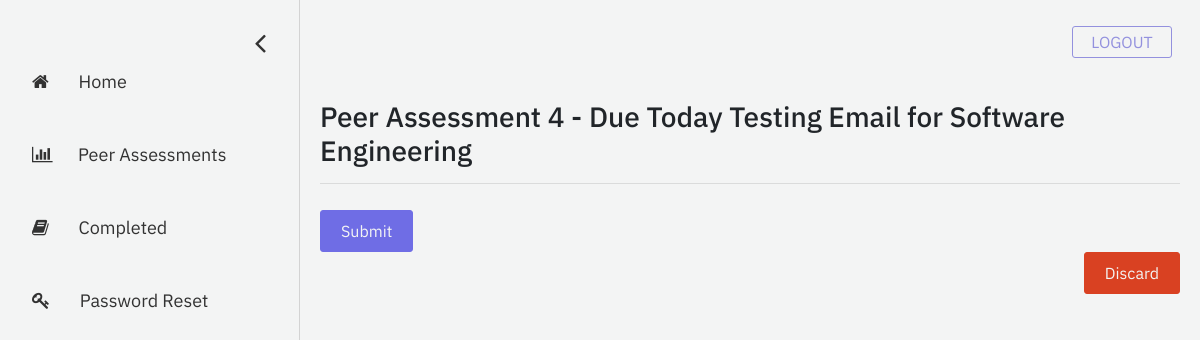
The page /student/answer-assessment/11/ on the database as committed earlier.
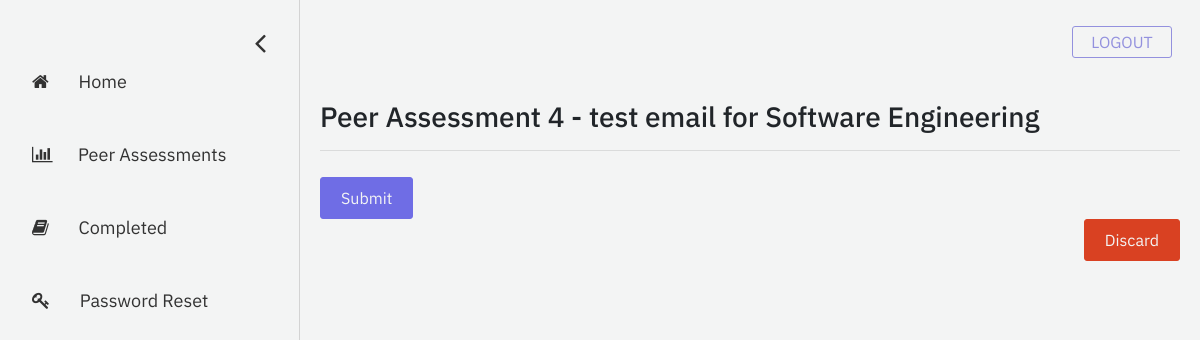
The same page on the database as committed later.
### assessment/models.py (models this page shows, shortened)
class Assessment(models.Model):
    name = models.CharField("assessment name", max_length=255)
    description = models.TextField("description", max_length=512, blank=True)
    date_created = models.DateTimeField("date created", auto_now_add=True)
    start_date = models.DateField("start date")
    end_date = models.DateField("end date")
    course = models.ForeignKey(Course, on_delete=models.CASCADE) # the course that this peer review belongs to
    questions = models.ManyToManyField(Question) # a set of Questions under this assessment
    result_sets = models.ManyToManyField(Result_set) # a set of Result_sets under this assessment
    completed_students = models.ManyToManyField(User, related_name="completed_students") # a set of Users who have completed this assessment

### registration/models.py (models this page shows, shortened)
class Course(models.Model):
    course_name = models.CharField("course name", max_length=60)
    course_code = models.IntegerField("course code")
    section_number = models.SmallIntegerField("section number")
    year = models.SmallIntegerField("year of realization")
    semester_choices = (
        ('S', 'Spring'),
        ('F', 'Fall'),
    )
    semester = models.CharField("semester of realization", max_length = 1, choices = semester_choices)
    professors = models.ManyToManyField(User)
    students = models.ManyToManyField(User, related_name="students")

### eval_student/views.py (the view)
# urls.py: path('answer-assessment/<int:assessment_id>/', views.answer_assessment, name='answer-assessment'),
def answer_assessment(request, assessment_id):
    assessment = Assessment.objects.get(pk=assessment_id) # the assessment object
    questions = assessment.questions.all() # set of questions in this assessment
    teams = Team.objects.filter(course=assessment.course) # set of teams in this course
    evaluated_team = None
    evaluated = []
    for team in teams:
        if request.user in team.student.all():
            evaluated_team = team
            for each in team.student.all():
                if each != request.user:
                    evaluated.append(each)
    context = {
        'assessment': assessment,
        'question_list': questions,
        'team': evaluated_team,
        'evaluated_list': evaluated,
    }
    return render(request, 'eval_student/answer-assessment.html', context=context)

### eval_student/templates/eval_student/answer-assessment.html (shortened to what this page needs)
{% extends 'eval_student/base-sidebar.html'%}
{% load static %}
{% block content%}
	<div id="main">
		<h3>{{ assessment.name }} for {{ assessment.course.course_name }}</h3>
		<hr>
		<form action="{% url 'submit_assessment' assessment_id=assessment.id %}" method="post"> {% csrf_token %}
			<button style="margin-top: 10px;" type="submit" class="buttons purple">Submit</button>
		</form>
		<form>
				<button formaction="{% url 'peer-assessments' %}" class="buttons red float-right">Discard</button>
		</form>
	</div>
{% endblock %}

Rows that differ between the two databases and show on the page:
changed Assessment "Software Engineering": name "Peer Assessment 4 - Due Today Testing Email" → "Peer Assessment 4 - test email"
